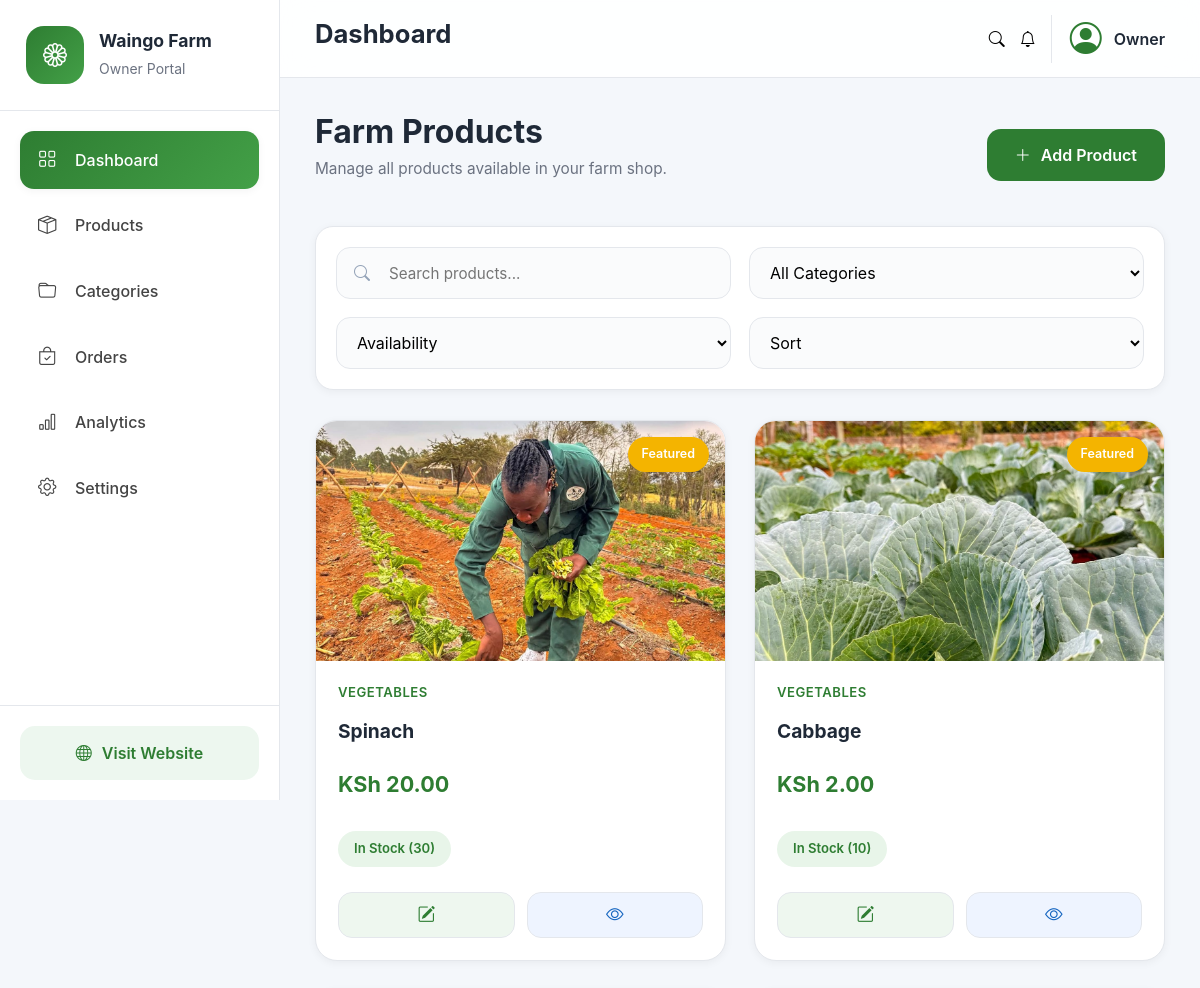
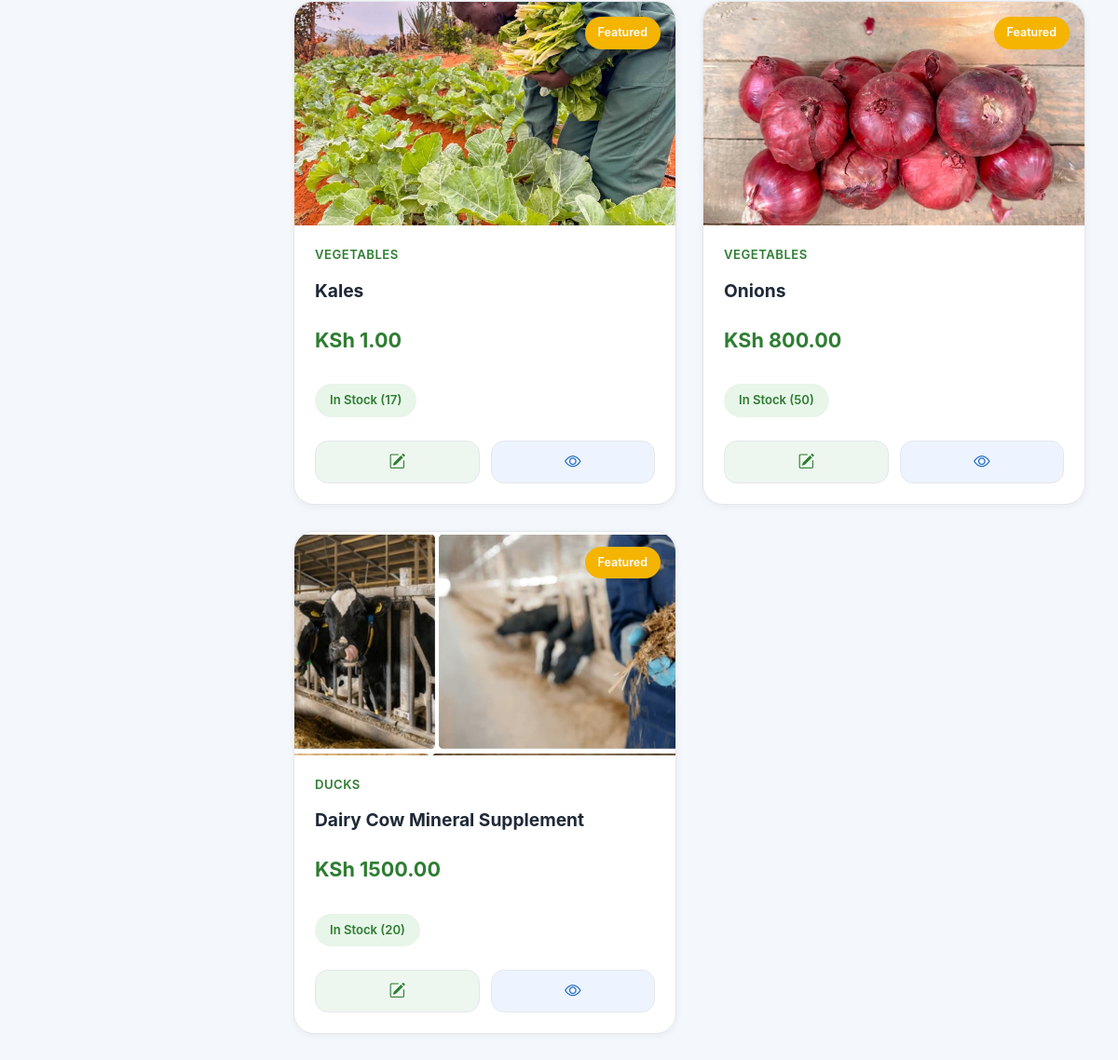
The page /owner/products/ (signed in) on the database its author committed (2 pictures, top to bottom).
### Farm/models.py (models this page shows, shortened)
class Product(models.Model):
    category = models.ForeignKey(
        Category,
        on_delete=models.CASCADE,
        related_name="products"
    )
    name = models.CharField(
        max_length=200
    )
    slug = models.SlugField(
        unique=True
    )
    description = models.TextField(
        blank=True
    )
    price = models.DecimalField(
        max_digits=10,
        decimal_places=2
    )
    image = models.ImageField(
        upload_to="products/",
        blank=True,
        null=True
    )
    stock = models.PositiveIntegerField(
        default=0
    )
    is_available = models.BooleanField(
        default=True
    )
    is_featured = models.BooleanField(
        default=False
    )
    created_at = models.DateTimeField(
        auto_now_add=True
    )
    updated_at = models.DateTimeField(
        auto_now=True
    )
    class Meta:
        ordering = ["-created_at"]
    @property
    def is_low_stock(self):
        return self.stock <= 5

class Category(models.Model):
    name = models.CharField(
        max_length=100
    )
    slug = models.SlugField(
        unique=True
    )
    description = models.TextField(
        blank=True
    )
    image = models.ImageField(
        upload_to="categories/",
        blank=True,
        null=True
    )
    created_at = models.DateTimeField(
        auto_now_add=True
    )
    updated_at = models.DateTimeField(
        auto_now=True
    )
    class Meta:
        verbose_name_plural = "Categories"
        ordering = ["name"]

### Farm/owner/views.py (the view)
class ProductListView(LoginRequiredMixin, ListView):
    model = Product
    template_name = "owner/products/products.html"
    context_object_name = "products"
    paginate_by = 12
    ordering = ["-created_at"]
    def get_context_data(self, **kwargs):
        context = super().get_context_data(**kwargs)
        context["categories"] = Category.objects.all()
        return context

### Farm/context_processors.py (called while the page is built, shortened)
def cart_context(request):
    cart = request.session.get(
        "cart",
        {}
    )
    cart_count = 0
    cart_total = Decimal("0.00")
    return {
        "cart_count": cart_count,
        "cart_total": cart_total,
    }

def categories_processor(request):
    categories = Category.objects.all()
    return {
        "categories": categories,
    }

### templates/owner/products/products.html (shortened to what this page needs)
{% extends "owner/base_owner.html" %} {% load static %}  {% block extra_css %}
<link rel="stylesheet" href="{% static 'css/owner/products.css' %}" />
{% endblock %} {% block content %}
<div class="products-page">
  <div class="products-header">
    <div>
      <h2>Farm Products</h2>
      <p>Manage all products available in your farm shop.</p>
    </div>
    <a href="{% url 'owner:product_add' %}" class="btn-owner">
      <i class="bi bi-plus-lg"></i>
      Add Product
    </a>
  </div>
  <div class="products-toolbar">
    <div class="toolbar-search">
      <i class="bi bi-search"></i>
      <input type="text" placeholder="Search products..." />
    </div>
    <select>
      <option>All Categories</option>
    </select>
    <select>
      <option>Availability</option>
    </select>
    <select>
      <option>Sort</option>
    </select>
  </div>
  {% if products %}
  <div class="products-grid">
    {% for product in products %}
    <div class="product-card">
      <div class="product-image">
        {% if product.image %}
        <img src="{{ product.image.url }}" alt="{{ product.name }}" />
        {% else %}
        <div class="no-image">
          <i class="bi bi-image"></i>
        </div>
        {% endif %} {% if product.is_featured %}
        <span class="featured-badge"> Featured </span>
        {% endif %}
      </div>
      <div class="product-body">
        <span class="product-category"> {{ product.category.name }} </span>
        <h3>{{ product.name }}</h3>
        <p class="product-price">KSh {{ product.price }}</p>
        {% if product.stock == 0 %}
        <span class="stock-badge out"> Out of Stock </span>
        {% elif product.is_low_stock %}
        <span class="stock-badge low"> Low Stock ({{ product.stock }}) </span>
        {% else %}
        <span class="stock-badge in"> In Stock ({{ product.stock }}) </span>
        {% endif %}
        <div class="product-actions">
          <a
            href="{% url 'owner:product_edit' product.id %}"
            class="action-btn edit"
          >
            <i class="bi bi-pencil-square"></i>
          </a>
          <a
            href="{% url 'product_detail' product.slug %}"
            target="_blank"
            class="action-btn view"
          >
            <i class="bi bi-eye"></i>
          </a>
        </div>
      </div>
    </div>
    {% endfor %}
  </div>
  {% endif %}
</div>
{% endblock %}

### static/css/owner/owner.css (style rules this page uses)
:root { --primary:#2E7D32; --primary-light:#43A047; --primary-dark:#1B5E20; --secondary:#F4B400; --success:#4CAF50; --warning:#FB8C00; --danger:#E53935; --info:#1E88E5; --bg:#F4F7FB; --card:#FFFFFF; --card-2:#FAFBFC; --border:#E4E7EC; --text:#1F2937; --muted:#6B7280; --shadow-sm:0 2px 8px rgba(0,0,0,.05); --shadow:0 12px 35px rgba(0,0,0,.08); --shadow-lg:0 18px 45px rgba(0,0,0,.12); --radius:18px; --sidebar-width:280px; --sidebar-mini:82px; --topbar-height:78px; --transition:.30s ease; }
* { margin:0; padding:0; box-sizing:border-box; }
html { scroll-behavior:smooth; }
body { font-family: Inter, "Segoe UI", sans-serif; background:var(--bg); color:var(--text); overflow-x:hidden; }
img { display:block; max-width:100%; }
input, textarea, select { font-family:inherit; outline:none; }
a { color:inherit; text-decoration:none; }
.btn-owner { display:inline-flex; align-items:center; gap:10px; padding:12px 20px; border-radius:14px; background:var(--primary); color:#fff; transition:.3s; font-weight:600; }

### rows shown on the page
Product: image (picture), is_featured "Featured", category.name "VEGETABLES", name "Spinach", price "20.00", stock "30"
Product: image (picture), is_featured "Featured", category.name "VEGETABLES", name "Cabbage", price "2.00", stock "10"
Product: image (picture), is_featured "Featured", category.name "VEGETABLES", name "Kales", price "1.00", stock "17"
Product: image (picture), is_featured "Featured", category.name "VEGETABLES", name "Onions", price "800.00", stock "50"
Product: image (picture), is_featured "Featured", category.name "DUCKS", name "Dairy Cow Mineral Supplement", price "1500.00", stock "20"
